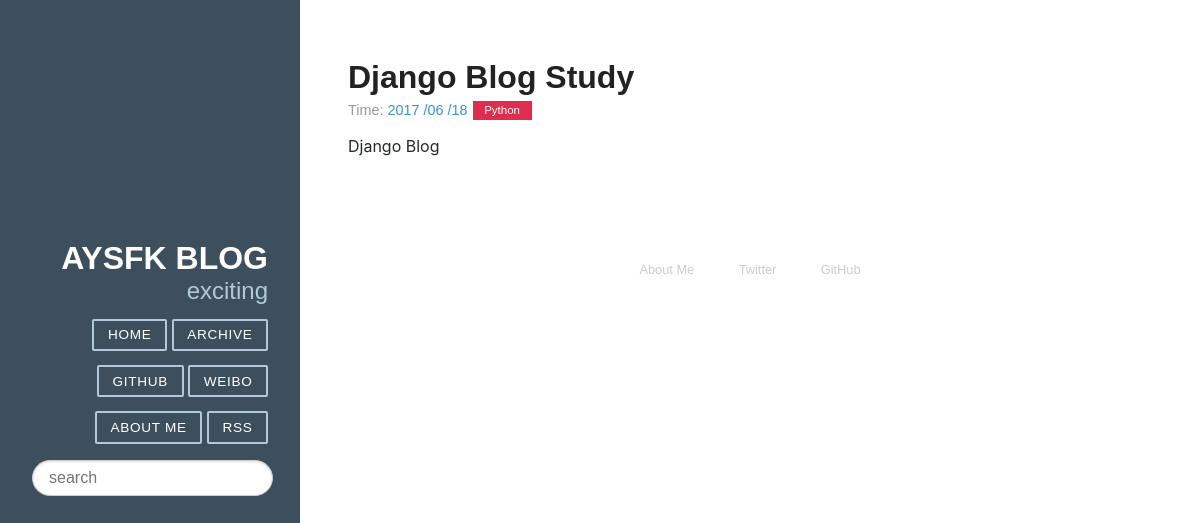
Page /2/ on the committed database.
### article/models.py (models this page shows, shortened)
class Article(models.Model) :
    title = models.CharField(max_length = 100)
    category = models.CharField(max_length = 50, blank = True)
    date_time = models.DateTimeField(auto_now_add = True)
    content = models.TextField(blank = True, null = True)
    class Meta:
        ordering = ['-date_time']

### article/views.py (the view)
# urls.py: url(r'^(?P<id>\d+)/$', views.detail, name='detail'),
def detail(request, id):
	try:
	    post = Article.objects.get(id=str(id))
	except Article.DoesNotExist:
		raise Http404
	return render(request, 'post.html', {'post':post})

### article/templatetags/custom_markdown.py (called while the page is built)
@register.filter(is_safe=True)
@stringfilter
def custom_markdown(value):
	return mark_safe(markdown.markdown(value,
		extensions = ['markdown.extensions.fenced_code', 'markdown.extensions.codehilite', 'markdown.extensions.tables',],
		safe_mode=True,
		enable_attributes=False))

### templates/post.html
{% extends "base.html" %}
{% load custom_markdown %}
{% block content %}
<div class="post">
	<section class="post">
		<header class="post-header">
			<h2 class="post-title">{{post.title}}</h2>
			<p class="post-meta">
				Time:
				<a class="post-author" href="#">{{post.date_time|date:"Y /m /d"}} </a>
				<a class="post-category post-category-js" href="{% url "search_tag" tag=post.category %}">{{post.category}}</a>
			</p>
		</header>
		<div class="markdown-body">
			<p> {{post.content|custom_markdown}} </p>
		</div>
	</section>
</div>
{% endblock %}

### static/css/pure-min.css (style rules this page uses)
article,aside,details,figcaption,figure,footer,header,hgroup,main,nav,section,summary { display:block }
html { font-size:100%;-ms-text-size-adjust:100%;-webkit-text-size-adjust:100% }
html,button,input,select,textarea { font-family:sans-serif }
body { margin:0 }
h2 { font-size:1.5em;margin:.83em 0 }
p,pre { margin:1em 0 }

### static/css/blog.css (style rules this page uses)
* { -webkit-box-sizing: border-box; -moz-box-sizing: border-box; box-sizing: border-box; }
a { text-decoration: none; color: rgb(61, 146, 201); }
.post { padding-bottom: 2em; }
.post-title { font-size: 2em; color: #222; margin-bottom: 0.2em; }
.post-meta { color: #999; font-size: 90%; margin: 0; }
.post-category { margin: 0 0.1em; padding: 0.3em 1em; color: #fff; background: #999; font-size: 80%; }
.post-category-js { background: #df2d4f; }

### static/css/github-markdown.css (style rules this page uses)
.markdown-body { -ms-text-size-adjust: 100%; -webkit-text-size-adjust: 100%; line-height: 1.5; color: #24292e; font-family: -apple-system, BlinkMacSystemFont, "Segoe UI", Helvetica, Arial, sans-serif, "Apple Color Emoji", "Segoe UI Emoji", "Segoe UI Symbol"; font-size: 16px; line-height: 1.5; word-wrap: break-word; }
.markdown-body * { box-sizing: border-box; }
.markdown-body p { margin-top: 0; margin-bottom: 10px; }
.markdown-body::before { display: table; content: ""; }
.markdown-body::after { display: table; clear: both; content: ""; }
.markdown-body>*:first-child { margin-top: 0 !important; }
.markdown-body p, .markdown-body blockquote, .markdown-body ul, .markdown-body ol, .markdown-body dl, .markdown-body table, .markdown-body pre { margin-top: 0; margin-bottom: 16px; }

### rows in the picture
Article: title "Django Blog Study", date_time "2017 /06 /18", category "Python", content|custom_markdown "Django Blog"
